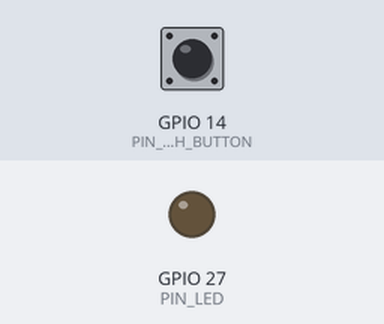
Bench run of a sketch on a simulated ESP32. On the bench: output pins drawn as LEDs (lit = HIGH). The inputs (shaded band) are chosen by the test bench; at power-on: GPIO 14 (PIN_PUSH_BUTTON) HIGH. WiFi joins after 1.5 s; servers stay silent unless stated; I2S audio is not simulated (input reads silence); uploads are accepted with an empty reply; what the sketch prints to the serial monitor is not drawn.

Above: at 2.9 s.
3.0 s: GPIO 14 (PIN_PUSH_BUTTON) pulled LOW for 0.15 s
At 3.8 s:
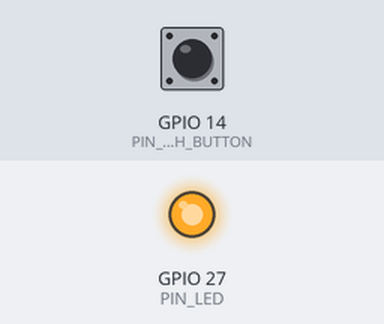
Timing chart, 0 to 9.5 s (numbered marks = the images above; inputs shaded):
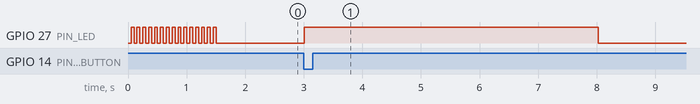

Measured:
- after the input at 3.0 s, GPIO 27 (PIN_LED): LOW → HIGH at once, → LOW 5.0 s later

The sketch:

SpeechToText.ino
```cpp
#include "STTController.h"

#define PIN_LED 27
#define PIN_PUSH_BUTTON 14

#define I2S_MIC_SCK 32
#define I2S_MIC_WS 25
#define I2S_MIC_SD 33

const char* ssid = "<YOUR_SSID>";
const char* password = "<YOUR_PASSWORD>";
const char* googleApiKey = "<YOUR_API_KEY>";

int lastState = HIGH;  // the previous state from the input pin
int currentState;      // the current reading from the input pin

STTController* controller;

void setup() {
  Serial.begin(115200);

  // set I/O pins
  pinMode(PIN_PUSH_BUTTON, INPUT_PULLUP);
  pinMode(PIN_LED, OUTPUT);
  digitalWrite(PIN_LED, LOW);

  connectToWifi();

  // instantiate STTController object, by default it uses port I2S_NUM_0
  controller = new STTController(I2S_MIC_SCK, I2S_MIC_WS, I2S_MIC_SD, PIN_LED, googleApiKey);
}

void loop() {
  // read the state of the switch/button:
  currentState = digitalRead(PIN_PUSH_BUTTON);

  // transcribe when pushbutton is initial pusshed
  if (lastState == HIGH && currentState == LOW) {
    int duration = 5;  // Duration in seconds
    String stt = controller->Transcribe(duration);
    Serial.print("speech-to-text: ");
    Serial.println(stt);

    if (stt == STT_BAD_RESPONSE) {
      Serial.println("Repeat that again, please...");
    }
  }

  // save the last state
  lastState = currentState;

  delay(100);
}

void connectToWifi() {
  WiFi.begin(ssid, password);
  WiFi.setTxPower(WIFI_POWER_8_5dBm);
  Serial.print("Connecting to WiFi");
  int i = 0;
  while (WiFi.status() != WL_CONNECTED) {
    Serial.print(".");
    digitalWrite(PIN_LED, (i++) % 2);
    delay(50);
  }
  digitalWrite(PIN_LED, LOW);
  Serial.print("\nConnected to WiFi network with IP Address: ");
  Serial.println(WiFi.localIP());
}
```

STTController.cpp
```cpp
#include "STTController.h"
#include <base64.h>
#include <ArduinoJson.h>

#define SAMPLE_RATE 16000
#define BUFFER_SIZE 3000                                                          // It should be divisible by 8.
#define WAV_HEADER_SIZE 48                                                        // The size must be multiple of 3 for Base64 encoding. Additional byte size must be even because wave data is 16bit.
#define WAV_SAMPLE_SIZE (BUFFER_SIZE / 4)                                         // DO NOT CHANGE. This is the size of the WAV chunk after each i2s_read.
#define WAV_DATA_SIZE (NUM_SAMPLES * WAV_SAMPLE_SIZE)                             // It must be multiple of WAV_SAMPLE_SIZE.
#define WAV_SIZE (WAV_DATA_SIZE + WAV_HEADER_SIZE)                                // Size of the resulting WAV file.
#define WAV_ENCODED_SIZE (WAV_SIZE * 4 / 3)                                       // It must be an integer. 4/3 is from base64 encoding https://developer.mozilla.org/en-US/docs/Glossary/Base64#encoded_size_increase
#define NUM_SAMPLES ((int)ceil((float)DURATION * SAMPLE_RATE * 8 / BUFFER_SIZE))  // Number of WAV samples/chunks recorded.

int DURATION = 5;  // This is an approximate duration.

const char* STT_SERVER = "speech.googleapis.com";

// To get the certificate for your region run:
// openssl s_client -showcerts -connect speech.googleapis.com:443
// Copy the certificate (all lines between and including ---BEGIN CERTIFICATE---
// and --END CERTIFICATE--) to root.cert and put here on the root_cert variable.
const char* CERTIFICATE =
  "-----BEGIN CERTIFICATE-----\n"
  "MIIFljCCA36gAwIBAgINAgO8U1lrNMcY9QFQZjANBgkqhkiG9w0BAQsFADBHMQsw\n"
  "CQYDVQQGEwJVUzEiMCAGA1UEChMZR29vZ2xlIFRydXN0IFNlcnZpY2VzIExMQzEU\n"
  "MBIGA1UEAxMLR1RTIFJvb3QgUjEwHhcNMjAwODEzMDAwMDQyWhcNMjcwOTMwMDAw\n"
  "MDQyWjBGMQswCQYDVQQGEwJVUzEiMCAGA1UEChMZR29vZ2xlIFRydXN0IFNlcnZp\n"
  "Y2VzIExMQzETMBEGA1UEAxMKR1RTIENBIDFDMzCCASIwDQYJKoZIhvcNAQEBBQAD\n"
  "ggEPADCCAQoCggEBAPWI3+dijB43+DdCkH9sh9D7ZYIl/ejLa6T/belaI+KZ9hzp\n"
  "kgOZE3wJCor6QtZeViSqejOEH9Hpabu5dOxXTGZok3c3VVP+ORBNtzS7XyV3NzsX\n"
  "lOo85Z3VvMO0Q+sup0fvsEQRY9i0QYXdQTBIkxu/t/bgRQIh4JZCF8/ZK2VWNAcm\n"
  "BA2o/X3KLu/qSHw3TT8An4Pf73WELnlXXPxXbhqW//yMmqaZviXZf5YsBvcRKgKA\n"
  "gOtjGDxQSYflispfGStZloEAoPtR28p3CwvJlk/vcEnHXG0g/Zm0tOLKLnf9LdwL\n"
  "tmsTDIwZKxeWmLnwi/agJ7u2441Rj72ux5uxiZ0CAwEAAaOCAYAwggF8MA4GA1Ud\n"
  "DwEB/wQEAwIBhjAdBgNVHSUEFjAUBggrBgEFBQcDAQYIKwYBBQUHAwIwEgYDVR0T\n"
  "AQH/BAgwBgEB/wIBADAdBgNVHQ4EFgQUinR/r4XN7pXNPZzQ4kYU83E1HScwHwYD\n"
  "VR0jBBgwFoAU5K8rJnEaK0gnhS9SZizv8IkTcT4waAYIKwYBBQUHAQEEXDBaMCYG\n"
  "CCsGAQUFBzABhhpodHRwOi8vb2NzcC5wa2kuZ29vZy9ndHNyMTAwBggrBgEFBQcw\n"
  "AoYkaHR0cDovL3BraS5nb29nL3JlcG8vY2VydHMvZ3RzcjEuZGVyMDQGA1UdHwQt\n"
  "MCswKaAnoCWGI2h0dHA6Ly9jcmwucGtpLmdvb2cvZ3RzcjEvZ3RzcjEuY3JsMFcG\n"
  "A1UdIARQME4wOAYKKwYBBAHWeQIFAzAqMCgGCCsGAQUFBwIBFhxodHRwczovL3Br\n"
  "aS5nb29nL3JlcG9zaXRvcnkvMAgGBmeBDAECATAIBgZngQwBAgIwDQYJKoZIhvcN\n"
  "AQELBQADggIBAIl9rCBcDDy+mqhXlRu0rvqrpXJxtDaV/d9AEQNMwkYUuxQkq/BQ\n"
  "cSLbrcRuf8/xam/IgxvYzolfh2yHuKkMo5uhYpSTld9brmYZCwKWnvy15xBpPnrL\n"
  "RklfRuFBsdeYTWU0AIAaP0+fbH9JAIFTQaSSIYKCGvGjRFsqUBITTcFTNvNCCK9U\n"
  "+o53UxtkOCcXCb1YyRt8OS1b887U7ZfbFAO/CVMkH8IMBHmYJvJh8VNS/UKMG2Yr\n"
  "PxWhu//2m+OBmgEGcYk1KCTd4b3rGS3hSMs9WYNRtHTGnXzGsYZbr8w0xNPM1IER\n"
  "lQCh9BIiAfq0g3GvjLeMcySsN1PCAJA/Ef5c7TaUEDu9Ka7ixzpiO2xj2YC/WXGs\n"
  "Yye5TBeg2vZzFb8q3o/zpWwygTMD0IZRcZk0upONXbVRWPeyk+gB9lm+cZv9TSjO\n"
  "z23HFtz30dZGm6fKa+l3D/2gthsjgx0QGtkJAITgRNOidSOzNIb2ILCkXhAd4FJG\n"
  "AJ2xDx8hcFH1mt0G/FX0Kw4zd8NLQsLxdxP8c4CU6x+7Nz/OAipmsHMdMqUybDKw\n"
  "juDEI/9bfU1lcKwrmz3O2+BtjjKAvpafkmO8l7tdufThcV4q5O8DIrGKZTqPwJNl\n"
  "1IXNDw9bg1kWRxYtnCQ6yICmJhSFm/Y3m6xv+cXDBlHz4n/FsRC6UfTd\n"
  "-----END CERTIFICATE-----\n";

STTController::STTController(int pinI2sSck, int pinI2sWs, int pinI2sSd, int ledPin, String apiKey) {
  this->apiKey = apiKey;
  this->ledPin = ledPin;

  ValidateBufferSize();
  OpenSocket();
  ConfigureI2s(pinI2sSck, pinI2sWs, pinI2sSd);
}

STTController::~STTController() {
  client.stop();
  delete wavHeader;
}

void STTController::ValidateBufferSize() {
  float v = (float)(BUFFER_SIZE) / 4;
  if (v != WAV_SAMPLE_SIZE) {
    Serial.println("WAV_SAMPLE_SIZE should be an integer. Make sure that BUFFER_SIZE is divisible by 8.");
    abort();
  }
  if ((WAV_SAMPLE_SIZE % 2) == 1) {
    Serial.println("WAV_SAMPLE_SIZE should be even. Make sure that BUFFER_SIZE is divisible by 8.");
    abort();
  }
  Serial.println("BUFFER_SIZE is valid!");
}

void STTController::ValidateWavEncodedSize() {
  float v = (float)WAV_SIZE * 4 / 3;
  if (v != WAV_ENCODED_SIZE) {
    Serial.println("WAV_ENCODED_SIZE should be an integer. Make sure that WAV_SIZE can be multiplied by 4 and divided by 3.");
    abort();
  }
}

void STTController::OpenSocket() {
  client.setCACert(CERTIFICATE);
  client.setTimeout(5);
  if (client.connect(STT_SERVER, 443)) {
    Serial.println("Connected to Google server!");
  } else {
    Serial.println("Connection to Google server failed :(");
  }
}

void STTController::ConfigureI2s(int pinI2sSck, int pinI2sWs, int pinI2sSd) {
  i2s_config_t i2s_config = {
    .mode = (i2s_mode_t)(I2S_MODE_MASTER | I2S_MODE_RX),
    .sample_rate = SAMPLE_RATE,
    .bits_per_sample = I2S_BITS_PER_SAMPLE_32BIT,
    .channel_format = I2S_CHANNEL_FMT_RIGHT_LEFT,
    .communication_format = (i2s_comm_format_t)(I2S_COMM_FORMAT_I2S | I2S_COMM_FORMAT_I2S_MSB),
    .intr_alloc_flags = 0,
    .dma_buf_count = 8,
    .dma_buf_len = 128,
    .use_apll = false,
    .tx_desc_auto_clear = false,
    .fixed_mclk = 0
  };
  i2s_pin_config_t pin_config = {
    .bck_io_num = pinI2sSck,
    .ws_io_num = pinI2sWs,
    .data_out_num = I2S_PIN_NO_CHANGE,
    .data_in_num = pinI2sSd
  };
  i2s_driver_install(I2S_NUM_0, &i2s_config, 0, NULL);
  i2s_set_pin(I2S_NUM_0, &pin_config);
}

String STTController::Transcribe(int duration) {
  DURATION = duration;
  ValidateWavEncodedSize();
  CreateWavHeader();
  Serial.print("Recording ");
  Serial.print(NUM_SAMPLES);
  Serial.print(" samples, about ");
  Serial.print(DURATION);
  Serial.println(" seconds...");
  // turn ON LED when recording starts
  if (ledPin >= 0) digitalWrite(ledPin, HIGH);

  // send header to web socket
  SendHeader();

  // start recording data from mic
  char* buffer = new char[BUFFER_SIZE];
  char* wavChunk = new char[WAV_SAMPLE_SIZE];
  for (int j = 0; j < NUM_SAMPLES; ++j) {
    size_t bytesRead = 0;
    i2s_read(I2S_NUM_0, buffer, BUFFER_SIZE, &bytesRead, portMAX_DELAY);
    for (int i = 0; i < WAV_SAMPLE_SIZE / 2; ++i) {
      // saving buffer into wav chuck from one channel only
      wavChunk[2 * i] = buffer[8 * i + 2];
      wavChunk[2 * i + 1] = buffer[8 * i + 3];
    }
    // send wav chuck to web socket
    SendWavChunk(wavChunk);
  }
  delete buffer;
  delete wavChunk;

  // send end to web socket
  SendEnd();

  Serial.println("Recording Completed.");
  // turn OFF LED when recording ends
  if (ledPin >= 0) digitalWrite(ledPin, LOW);

  // wait for client response
  bool valid = WaitForClientResponse();
  if (!valid) {
    return STT_BAD_RESPONSE;
  }

  String stt = ParseResponse();
  return stt;
}

void STTController::SendHeader() {
  String httpBody1 = String("{\"config\":{\"encoding\":\"LINEAR16\",\"sampleRateHertz\":") + SAMPLE_RATE + String(",\"languageCode\":\"en-US\"},\"audio\":{\"content\":\"");
  String httpBody3 = "\"}}\r\n\r\n";
  String contentLength = String(httpBody1.length() + WAV_ENCODED_SIZE + httpBody3.length());

  String httpHeader1 = String("POST /v1/speech:recognize?key=") + apiKey;
  String httpHeader2 = String(" HTTP/1.1\r\nHost: ") + STT_SERVER + String("\r\nContent-Type: application/json\r\nContent-Length: ") + contentLength + String("\r\n\r\n");

  Send(httpHeader1);
  Send(httpHeader2);
  Send(httpBody1);
  String httpBody2 = base64::encode((byte*)wavHeader, WAV_HEADER_SIZE);
  httpBody2.replace("\n", "");  // delete last "\n"
  Send(httpBody2);              // httpBody2
}

void STTController::SendWavChunk(char* wavChunk) {
  String httpBody2 = base64::encode((byte*)wavChunk, WAV_SAMPLE_SIZE);
  httpBody2.replace("\n", "");  // delete last "\n"
  Send(httpBody2);              // httpBody2
}

void STTController::SendEnd() {
  String httpBody3 = "\"}}\r\n\r\n";
  Send(httpBody3);
}

void STTController::Send(String str) {
  client.print(str);
  // Serial.print(str);
}

bool STTController::WaitForClientResponse() {
  Serial.print("Waiting for client response...");
  int j = 0;
  while (!client.available()) {
    Serial.print(".");
    if (ledPin >= 0) digitalWrite(ledPin, (j++) % 2);
    delay(50);
    if (j > 100) {
      // return after timeout = 50 * 100 = 5 seconds
      // and re-open web socket
      if (ledPin >= 0) digitalWrite(ledPin, LOW);
      Serial.println("");
      client.stop();
      OpenSocket();
      return false;
    }
  }
  Serial.println("");
  if (ledPin >= 0) digitalWrite(ledPin, LOW);
  return true;
}

String STTController::ParseResponse() {
  String response = "";
  while (client.available()) {
    char temp = client.read();
    response = response + temp;
  }
  Serial.println(response);

  int start = response.indexOf('{');
  int end = response.lastIndexOf('}') + 1;
  String json = response.substring(start, end);

  JsonDocument doc;
  DeserializationError error = deserializeJson(doc, json);
  if (error) {
    Serial.print("deserializeJson() failed: ");
    Serial.println(error.c_str());
    return STT_BAD_RESPONSE;
  }

  String stt = "";
  for (JsonObject result : doc["results"].as<JsonArray>()) {
    const char* transcript = result["alternatives"][0]["transcript"];
    stt = stt + " " + String(transcript);
  }
  stt.replace("  ", " ");
  return stt;
}

void STTController::CreateWavHeader() {
  // WAVE PCM soundfile format: http://soundfile.sapp.org/doc/WaveFormat/
  wavHeader = new char[WAV_HEADER_SIZE];
  wavHeader[0] = 'R';
  wavHeader[1] = 'I';
  wavHeader[2] = 'F';
  wavHeader[3] = 'F';
  unsigned int fileSize = WAV_SIZE - 8;
  wavHeader[4] = (byte)(fileSize & 0xFF);
  wavHeader[5] = (byte)((fileSize >> 8) & 0xFF);
  wavHeader[6] = (byte)((fileSize >> 16) & 0xFF);
  wavHeader[7] = (byte)((fileSize >> 24) & 0xFF);
  wavHeader[8] = 'W';
  wavHeader[9] = 'A';
  wavHeader[10] = 'V';
  wavHeader[11] = 'E';
  wavHeader[12] = 'f';
  wavHeader[13] = 'm';
  wavHeader[14] = 't';
  wavHeader[15] = ' ';
  wavHeader[16] = 0x10;  // linear PCM
  wavHeader[17] = 0x00;
  wavHeader[18] = 0x00;
  wavHeader[19] = 0x00;
  wavHeader[20] = 0x01;  // linear PCM
  wavHeader[21] = 0x00;
  wavHeader[22] = 0x01;  // monoral
  wavHeader[23] = 0x00;
  wavHeader[24] = (byte)(SAMPLE_RATE & 0xFF);  // sampling rate
  wavHeader[25] = (byte)((SAMPLE_RATE >> 8) & 0xFF);
  wavHeader[26] = (byte)((SAMPLE_RATE >> 16) & 0xFF);
  wavHeader[27] = (byte)((SAMPLE_RATE >> 24) & 0xFF);
  // ByteRate = SampleRate * NumChannels * BitsPerSample/8
  unsigned int byteRate = SAMPLE_RATE * 1 * 16 / 8;  // Byte/sec = 16000x2x1 = 32000
  wavHeader[28] = (byte)(byteRate & 0xFF);
  wavHeader[29] = (byte)((byteRate >> 8) & 0xFF);
  wavHeader[30] = (byte)((byteRate >> 16) & 0xFF);
  wavHeader[31] = (byte)((byteRate >> 24) & 0xFF);
  // BlockAlign = NumChannels * BitsPerSample/8
  unsigned int blockAlign = 1 * 16 / 8;
  wavHeader[32] = (byte)(blockAlign & 0xFF);
  wavHeader[33] = (byte)((blockAlign >> 8) & 0xFF);
  unsigned int bitsPerSample = 16;
  wavHeader[34] = (byte)(bitsPerSample & 0xFF);
  wavHeader[35] = (byte)((bitsPerSample >> 8) & 0xFF);
  wavHeader[36] = 'd';
  wavHeader[37] = 'a';
  wavHeader[38] = 't';
  wavHeader[39] = 'a';
  wavHeader[40] = (byte)(WAV_DATA_SIZE & 0xFF);
  wavHeader[41] = (byte)((WAV_DATA_SIZE >> 8) & 0xFF);
  wavHeader[42] = (byte)((WAV_DATA_SIZE >> 16) & 0xFF);
  wavHeader[43] = (byte)((WAV_DATA_SIZE >> 24) & 0xFF);
}
```

STTController.h
```cpp
#ifndef _MICCONTROLLER_H
#define _MICCONTROLLER_H

#include <Arduino.h>
#include <WiFiClientSecure.h>
#include "driver/i2s.h"

#define STT_BAD_RESPONSE "..."

class STTController {
  char* wavHeader;
  String apiKey;
  WiFiClientSecure client;
  int ledPin = -1;

  void ValidateBufferSize();
  void ValidateWavEncodedSize();
  void OpenSocket();
  void CreateWavHeader();
  void ConfigureI2s(int pinI2sSck, int pinI2sWs, int pinI2sSd);
  void SendHeader();
  void SendWavChunk(char* wavChunk);
  void SendEnd();
  void Send(String str);
  bool WaitForClientResponse();
  String ParseResponse();

public:
  STTController(int pinI2sSck, int pinI2sWs, int pinI2sSd, int ledPin, String apiKey);
  ~STTController();
  String Transcribe(int duration);
};

#endif  // _MICCONTROLLER_H
```
